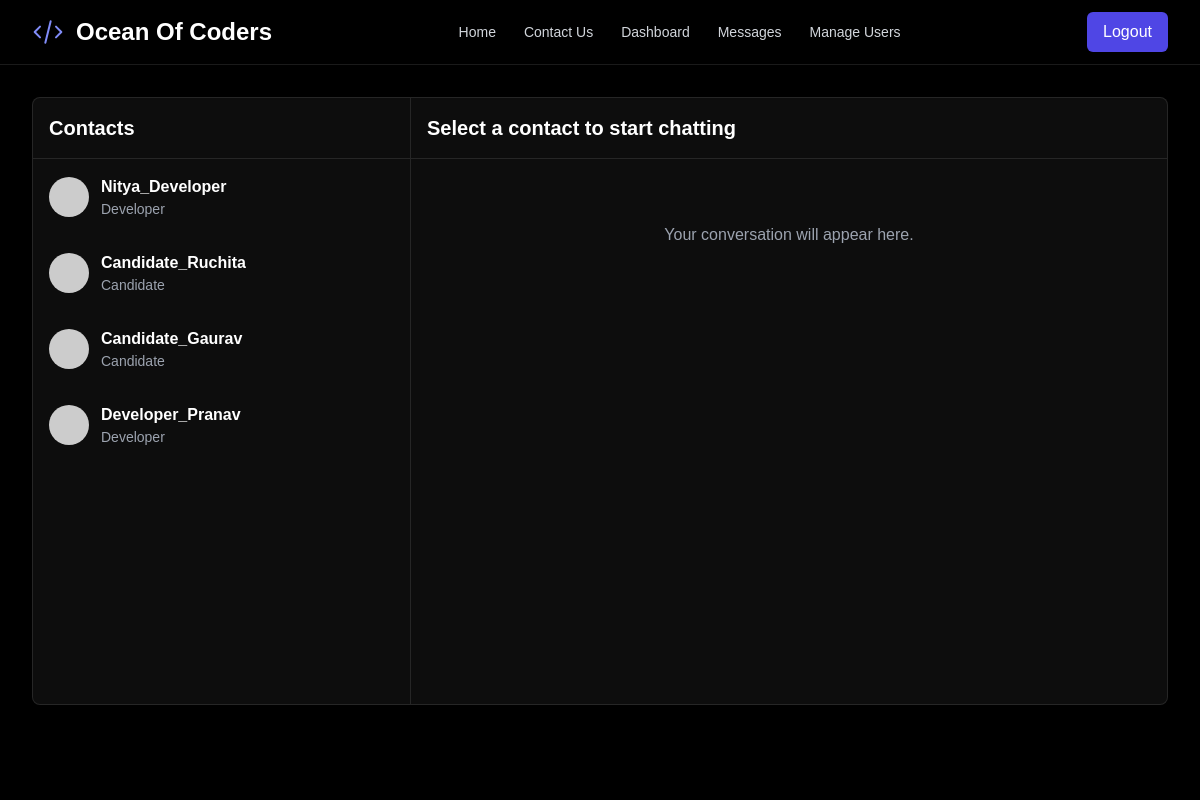
Screenshot of /messages (signed in) with the database file from the repository.
### models.py (models this page shows)
class User(UserMixin, db.Model):
    id = db.Column(db.Integer, primary_key=True)
    username = db.Column(db.String(100), unique=True, nullable=False)
    email = db.Column(db.String(120), unique=True, nullable=False)
    password_hash = db.Column(db.String(128), nullable=False)
    role = db.Column(db.String(20), nullable=False, default='candidate')
    is_approved = db.Column(db.Boolean, default=False, nullable=False)
    avatar_url = db.Column(db.String(200), nullable=False, default='https://api.dicebear.com/8.x/initials/svg?seed=User')
    problem_statement_id = db.Column(db.Integer, db.ForeignKey('problem_statement.id'), nullable=True)
    test_start_time = db.Column(db.DateTime, nullable=True)
    test_end_time = db.Column(db.DateTime, nullable=True)
    is_active = db.Column(db.Boolean, default=True, nullable=False)
    allowed_contacts = db.relationship('User', secondary=candidate_contacts,
                                       primaryjoin=(candidate_contacts.c.candidate_id == id),
                                       secondaryjoin=(candidate_contacts.c.developer_id == id),
                                       backref=db.backref('contact_for', lazy='dynamic'), lazy='dynamic')
    created_problems = db.relationship('ProblemStatement', foreign_keys=[ProblemStatement.created_by_id], backref='creator', lazy=True)
    sent_messages = db.relationship('Message', foreign_keys='Message.sender_id', backref='sender', lazy=True)
    received_messages = db.relationship('Message', foreign_keys='Message.recipient_id', backref='recipient', lazy=True)
    activity_updates = db.relationship('ActivityUpdate', backref='author', lazy=True)
    sent_snippets = db.relationship('CodeSnippet', foreign_keys='CodeSnippet.sender_id', backref='snippet_sender', lazy=True)
    received_snippets = db.relationship('CodeSnippet', foreign_keys='CodeSnippet.recipient_id', backref='snippet_recipient', lazy=True)
    applications = db.relationship('JobApplication', backref='candidate', lazy=True)
    test_submissions = db.relationship('CodeTestSubmission', foreign_keys='CodeTestSubmission.candidate_id', backref='candidate_submitter', lazy=True)
    received_tests = db.relationship('CodeTestSubmission', foreign_keys='CodeTestSubmission.recipient_id', backref='test_recipient', lazy=True)

### app.py (the view)
@app.route('/messages')
@login_required
def messages():
    if current_user.role == 'candidate':
        messageable_users_dict = {}
        admins = User.query.filter_by(role='admin').all()
        for admin in admins:
            messageable_users_dict[admin.id] = admin
        if current_user.assigned_problem:
            creator = current_user.assigned_problem.creator
            if creator:
                messageable_users_dict[creator.id] = creator
        for contact in current_user.allowed_contacts:
            messageable_users_dict[contact.id] = contact
        messageable_users = list(messageable_users_dict.values())
    else:
        messageable_users = User.query.filter(User.id != current_user.id).all()
    return render_template('messages.html', messageable_users=messageable_users)

### app.py (called while the page is built)
@app.before_request
def before_request():
    session.permanent = True
    app.permanent_session_lifetime = timedelta(minutes=5)
    session.modified = True

@login_manager.user_loader
def load_user(user_id):
    return User.query.get(int(user_id))

@app.context_processor
def inject_messages():
    if current_user.is_authenticated:
        messages = Message.query.filter(
            (Message.sender_id == current_user.id) | (Message.recipient_id == current_user.id)
        ).order_by(Message.timestamp.desc()).all()
        return dict(messages=messages)
    return dict(messages=[])

### templates/messages.html (shortened to what this page needs)
{% extends "layout.html" %}
{% block content %}
<div class="h-[calc(100vh-12rem)] bg-white/5 dark:bg-gray-800/20 rounded-lg shadow-xl backdrop-blur-sm border border-white/10 flex animate-dynamic">
    <div class="w-1/3 border-r border-white/10">
        <div class="p-4 border-b border-white/10">
            <h1 class="text-xl font-bold text-white">Contacts</h1>
        </div>
        <ul class="overflow-y-auto h-[calc(100%-4.5rem)]">
            {% for user in messageable_users %}
                <li class="p-4 hover:bg-white/10 cursor-pointer flex items-center space-x-3 user-contact" data-user-id="{{ user.id }}" data-username="{{ user.username }}">
                    <img src="{{ user.avatar_url }}" alt="Avatar" class="w-10 h-10 rounded-full">
                    <div>
                        <p class="font-semibold text-white">{{ user.username }}</p>
                        <p class="text-sm text-gray-400">{{ user.role.title() }}</p>
                    </div>
                </li>
            {% endfor %}
        </ul>
    </div>
    <div class="w-2/3 flex flex-col">
        <div id="chat-header" class="p-4 border-b border-white/10 flex items-center">
            <h2 id="chat-with-username" class="text-xl font-bold text-white">Select a contact to start chatting</h2>
        </div>
        <div id="message-area" class="flex-1 p-6 overflow-y-auto space-y-4">
            <p id="no-chat-selected" class="text-gray-400 text-center mt-10">Your conversation will appear here.</p>
        </div>
    </div>
</div>
{% endblock %}

### structure/css/style.css (style rules this page uses)
body { font-family: sans-serif; overflow-x: hidden; }

### rows the page displays
User: username "Nitya_Developer", role "Developer"
User: username "Candidate_Ruchita", role "Candidate"
User: username "Candidate_Gaurav", role "Candidate"
User: username "Developer_Pranav", role "Developer"
